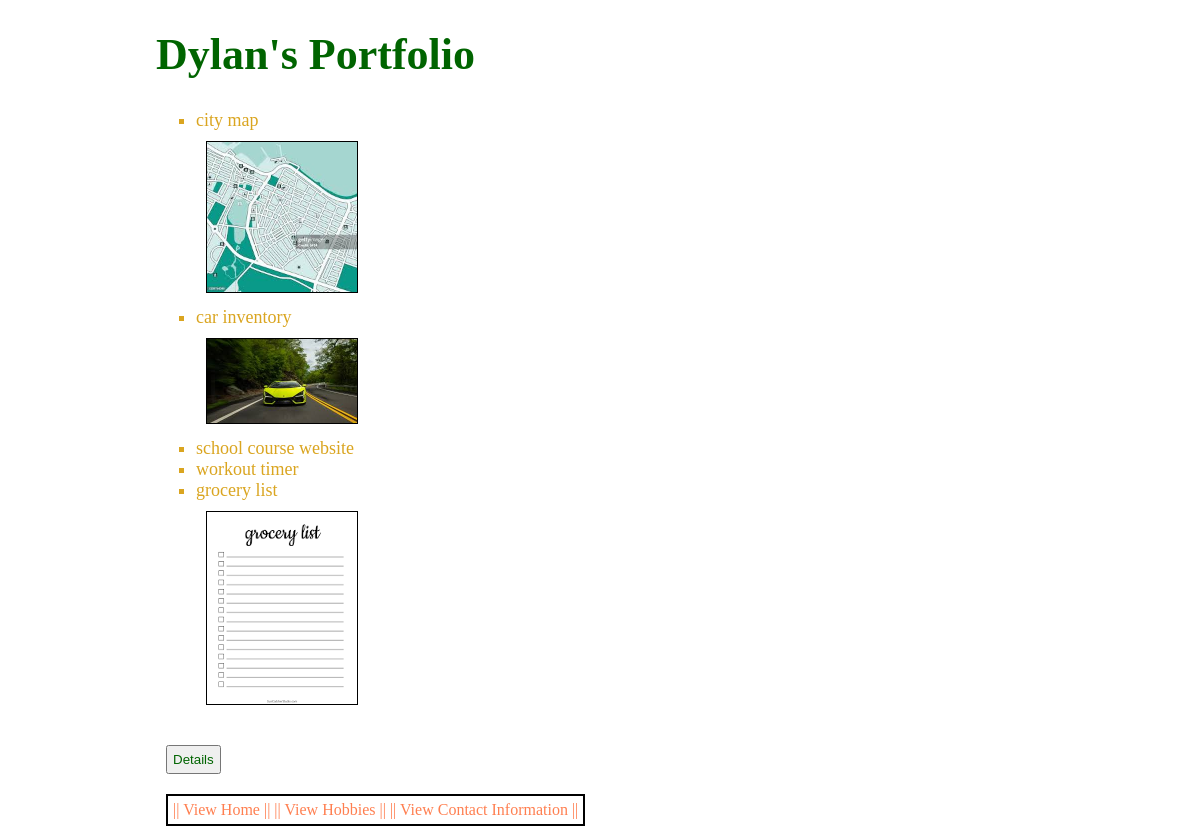
The page /portfolioItem/ on the database its author committed.
### items/models.py (models this page shows, shortened)
class PortfolioItem(models.Model):
    name = models.CharField(max_length=100)
    description = models.TextField()
    img_path = models.CharField(max_length=100, blank=True, null=True)

### items/views.py (the view)
# urls.py: path("portfolioItem/", views.portfolioItem, name="portfolioItem"),
def portfolioItem(request):
    portfolioItemList = PortfolioItem.objects.all()
    context = {"portfolioItemList": portfolioItemList, "apis": apis}
    return render(request, "items/portfolioItem.html", context)

### items/templates/items/portfolioItem.html (shortened to what this page needs)
{% load static %}
<!DOCTYPE html>
<html>
<head>
    <link href="{% static 'css/styles.css' %}" rel="stylesheet">
</head>
<body>
<div class="content">
<h1>Dylan's Portfolio</h1>
    <ul>
    {% for pi in portfolioItemList %}
        <li>{{pi.name}}</li>
        {% if pi.img_path  %}
            <img src="{% static pi.img_path %}" alt="{{ pi.name }}" width="150"/>
        {% endif %}
    {% endfor %}
    </ul>
<button class="button"><a href="./portfolioItemDetail">Details</a></button>
<br/>
<div id="home-links">
    {% for api in apis %}
        {% if api.name != "View Portfolio Items" %}
        <a href="{{ api.path }}">|| {{ api.name }} ||</a>
        {% endif %}
    {% endfor %}
</div>
</div>
</body>
</html>

### items/static/css/styles.css (style rules this page uses)
.content { width: 75%; margin: 0 auto; }
.button { padding: 5px; color: darkgreen; margin: 10px; }
.button a { text-decoration: none; }
.button a:link { color: darkgreen; }
h1 { color: darkgreen; font-size: 44px; }
ul li { font-size: 18px; list-style-type: square; color: goldenrod; }
#home-links { border: 2px solid black; width: fit-content; padding: 5px; font-family: "Malgun Gothic"; margin: 10px; }
#home-links a { text-decoration: none; }
#home-links a:link { color: coral; }
img { margin: 10px; border: 1px solid black; }

### rows shown on the page
PortfolioItem: name "city map", img_path (picture)
PortfolioItem: name "car inventory", img_path (picture)
PortfolioItem: name "school course website"
PortfolioItem: name "workout timer"
PortfolioItem: name "grocery list", img_path (picture)

### other values the page prints
{{ api.name }} "View Home" "View Hobbies" "View Contact Information"
